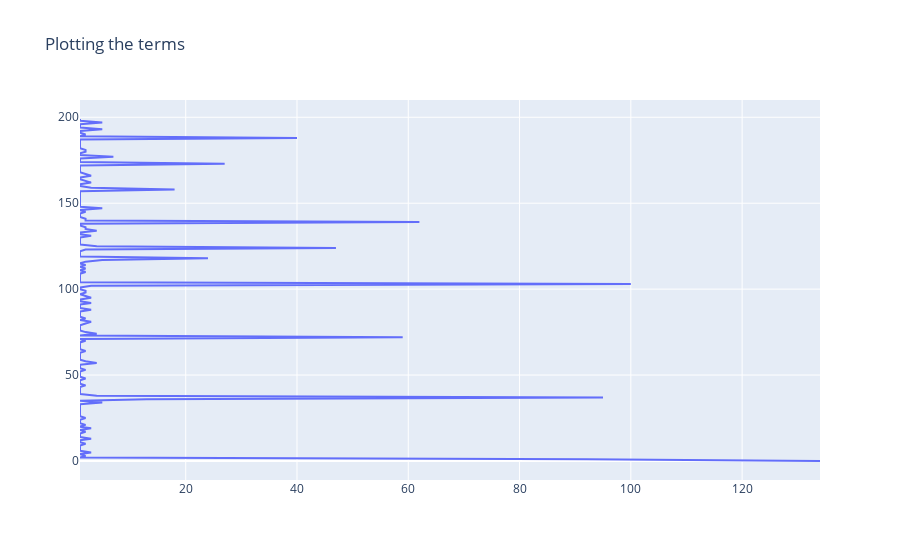

Source (notebook cell):
### Markdown cell above
### >>> **Exercise 15 (take home):** 
Additionally, you can attempt to sort the terms on the `x-axis` by frequency instead of in alphabetical order. This way the visualization is more meaninfgul and you will be able to observe the so called [long tail](https://en.wikipedia.org/wiki/Long_tail) (get familiar with this term since it will appear a lot in data mining and other statistics courses). see picture below

![alt txt](https://upload.wikimedia.org/wikipedia/commons/thumb/8/8a/Long_tail.svg/1000px-Long_tail.svg.png)

### Code cell
fig = go.Figure()
fig.add_trace(go.Scatter(x=term_frequencies[:200]))
fig.update_layout(title = 'Plotting the terms')
fig.show()

### Figure 1 — Plotly figure (JSON) as saved in the notebook; plotly's stock layout.template omitted (floating-point values rounded to 4 significant figures; data arrays with more than 128 entries replaced by an {"elided": "..."} marker saying what was removed)
{"data": [{"type": "scatter", "x": {"elided": "200 int values"}}], "layout": {"title": {"text": "Plotting the terms"}}}
